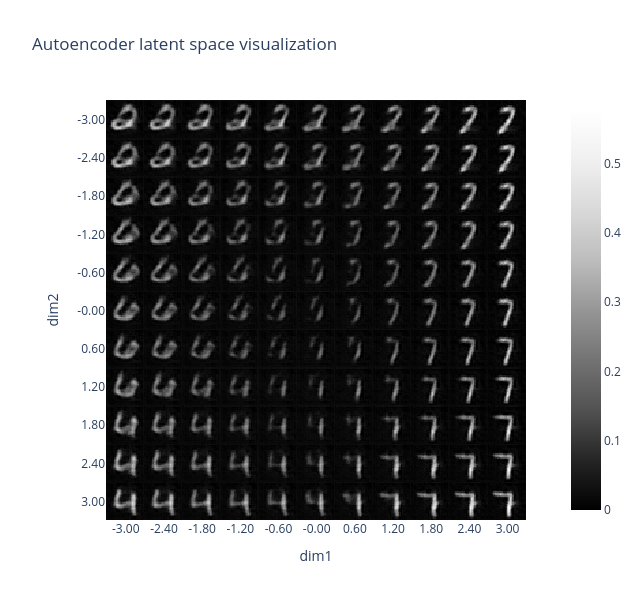

This figure's notebook cell:
### Markdown cell above
## Latent space of an autoencoder

We'll now return to the issue we mentioned briefly earlier - how to generate output? We might want to generate output by just producing random noise and passing it through our decoder, but this raises a question - how should we interpret the latent space between our encoder and decoder?

We can try and plot the outputs produced by the decoder over a range. The code below does this (you might have to adjust it slightly depending on how you've implemented your autoencoder):

As an extension, you might like to try and do a more suitable dimensionality reduction of the latent space using PCA or t-SNE, rather than just choosing the first two dimensions.

### Code cell
def create_grid_of_latents(
    model: nn.Module,
    interpolation_range: tuple[float, float] = (-1, 1),
    n_points: int = 11,
    dims: tuple[int, int] = (0, 1),
) -> Float[Tensor, "rows_x_cols latent_dims"]:
    """Create a tensor of zeros which varies along the 2 specified dimensions of the latent space."""
    grid_latent = t.zeros(n_points, n_points, model.latent_dim_size, device=device)
    x = t.linspace(*interpolation_range, n_points)
    grid_latent[..., dims[0]] = x.unsqueeze(-1)  # rows vary over dim=0
    grid_latent[..., dims[1]] = x  # cols vary over dim=1
    return grid_latent.flatten(0, 1)  # flatten over (rows, cols) into a single batch dimension


grid_latent = create_grid_of_latents(autoencoder, interpolation_range=(-3, 3))

# Map grid latent through the decoder
output = autoencoder.decoder(grid_latent)

# Visualize the output
utils.visualise_output(output, grid_latent, title="Autoencoder latent space visualization")

### Figure 1 — Plotly figure (JSON) as saved in the notebook; plotly's stock layout.template omitted (floating-point values rounded to 4 significant figures; data arrays with more than 128 entries replaced by an {"elided": "..."} marker saying what was removed)
{"data": [{"coloraxis": "coloraxis", "hovertemplate": "x: %{x}<br>y: %{y}<br>color: %{z}<extra></extra>", "name": "0", "type": "heatmap", "xaxis": "x", "yaxis": "y", "z": {"elided": "308x308 float values"}}], "layout": {"coloraxis": {"autocolorscale": false, "colorscale": [[0, "rgb(0,0,0)"], [0.125, "rgb(37,37,37)"], [0.25, "rgb(82,82,82)"], [0.375, "rgb(115,115,115)"], [0.5, "rgb(150,150,150)"], [0.625, "rgb(189,189,189)"], [0.75, "rgb(217,217,217)"], [0.875, "rgb(240,240,240)"], [1, "rgb(255,255,255)"]]}, "height": 600, "title": {"text": "Autoencoder latent space visualization"}, "width": 640, "xaxis": {"anchor": "y", "constrain": "domain", "domain": [0, 1], "scaleanchor": "y", "tickmode": "array", "ticktext": ["-3.00", "-2.40", "-1.80", "-1.20", "-0.60", "-0.00", "0.60", "1.20", "1.80", "2.40", "3.00"], "tickvals": [14, 42, 70, 98, 126, 154, 182, 210, 238, 266, 294], "title": {"text": "dim1"}}, "yaxis": {"anchor": "x", "autorange": "reversed", "constrain": "domain", "domain": [0, 1], "tickmode": "array", "ticktext": ["-3.00", "-2.40", "-1.80", "-1.20", "-0.60", "-0.00", "0.60", "1.20", "1.80", "2.40", "3.00"], "tickvals": [14, 42, 70, 98, 126, 154, 182, 210, 238, 266, 294], "title": {"text": "dim2"}}}}
